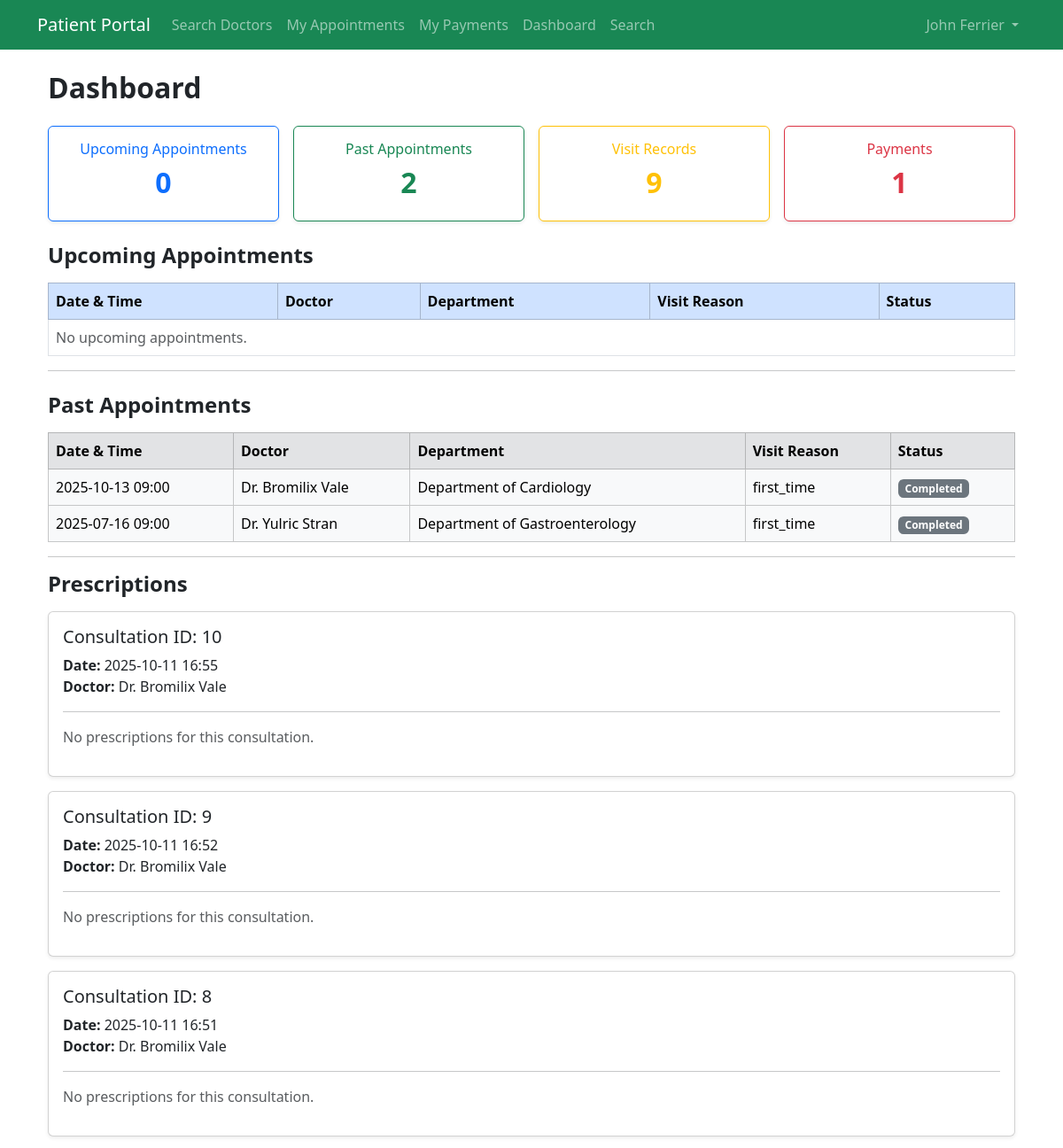
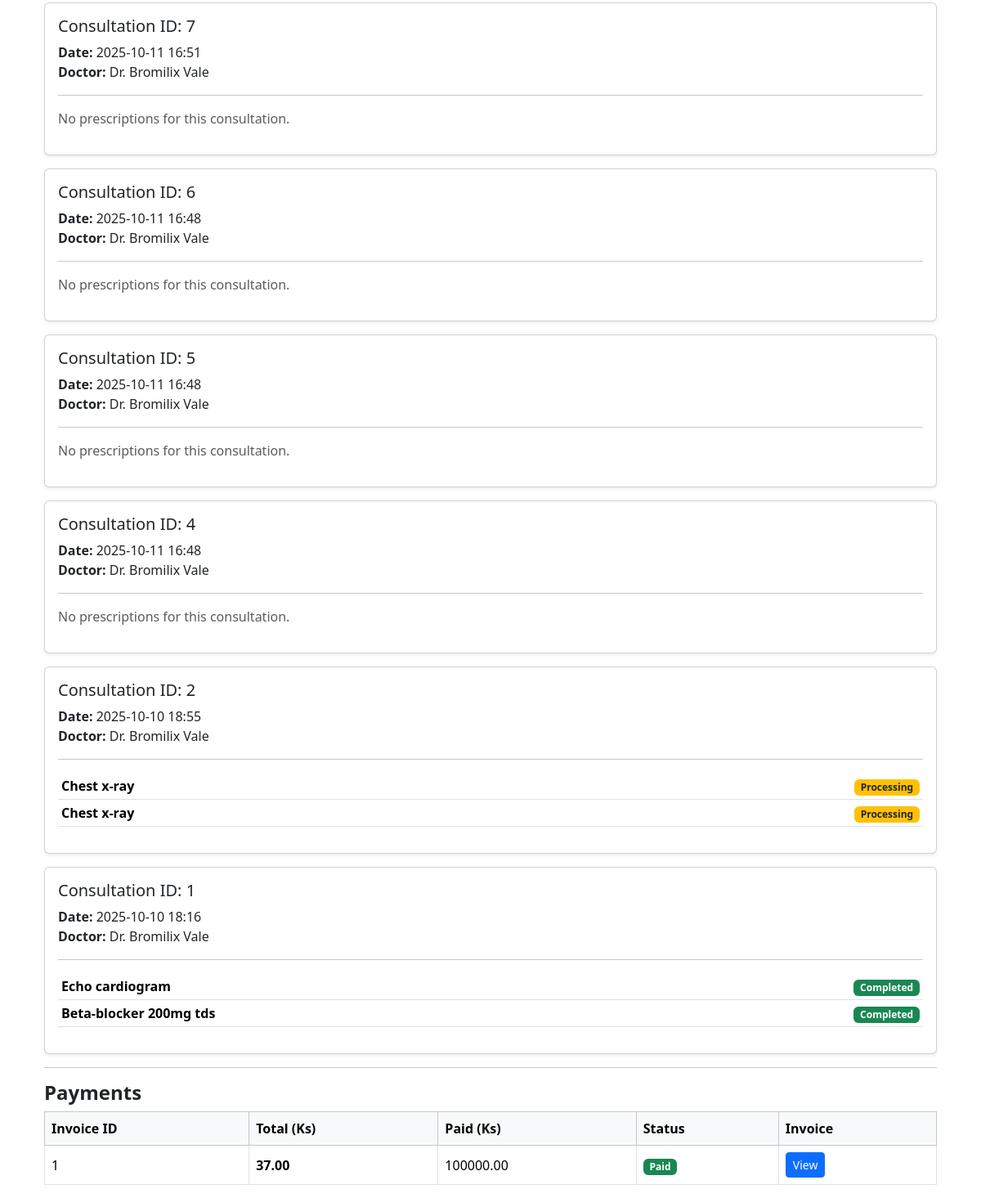
The app's page /patient/dashboard/ (signed in), older data (2 pictures, top to bottom).
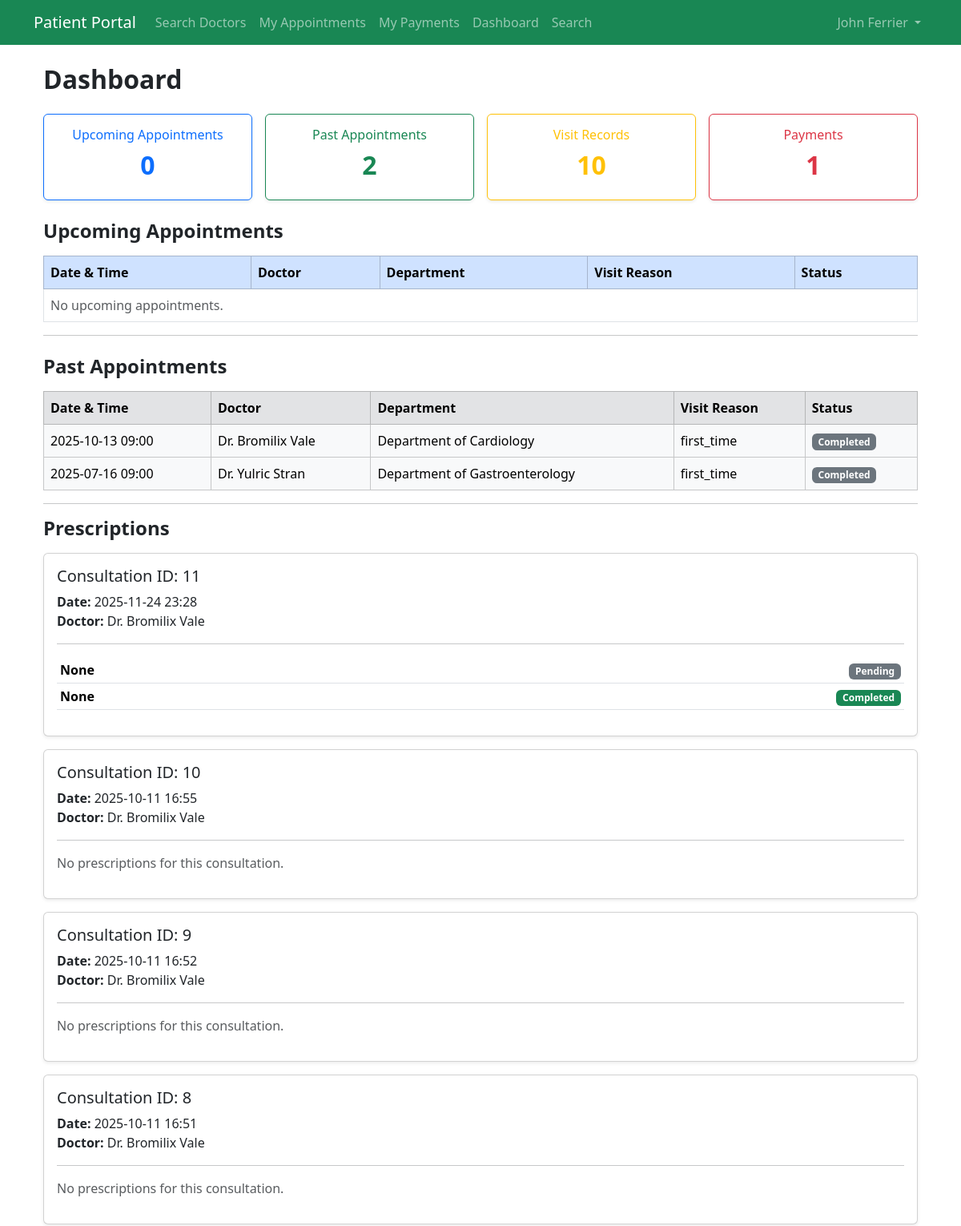
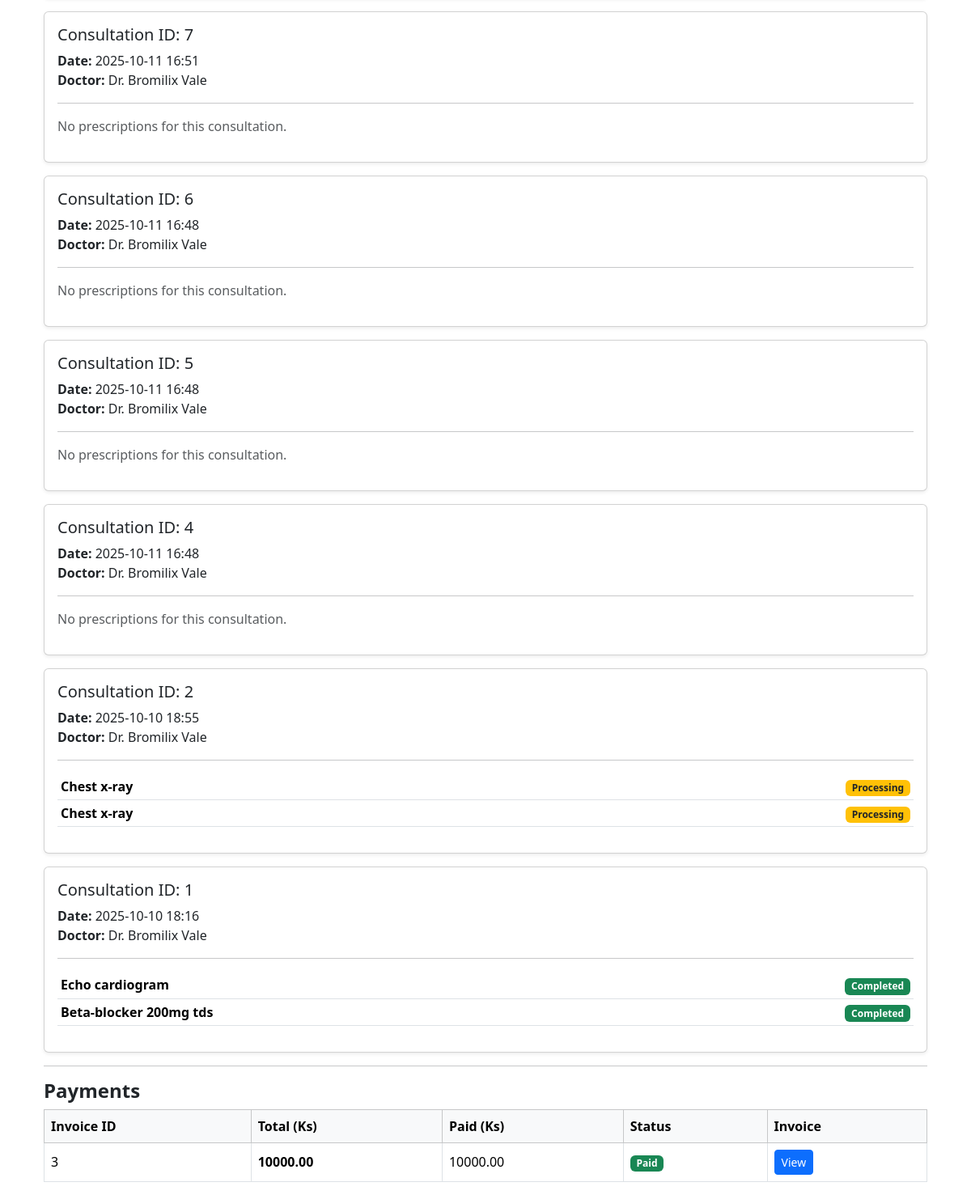
The same page, newer data (2 pictures, top to bottom).
### appointment/models.py (models this page shows, shortened)
class Appointment(models.Model):
    STATUS_CHOICES = [
        ('pending', 'Pending'),
        ('confirmed', 'Confirmed'),
        ('cancelled', 'Cancelled'),
        ('completed', 'Completed'),
        ('due', 'Due'),
    ]
    REASON_CHOICES = [
        ('first_time', 'First-time Visit'),
        ('follow_up', 'Follow-up'),
        ('referral', 'Referral')
    ]
    patient = models.ForeignKey(Patient, on_delete=models.CASCADE)
    doctor = models.ForeignKey(Doctor, on_delete=models.CASCADE)
    appointed_datetime = models.DateTimeField()
    status = models.CharField(max_length=10, choices=STATUS_CHOICES, default='pending')
    visit_reason = models.CharField(max_length=20, choices=REASON_CHOICES)
    cancellation_reason = models.TextField(blank=True, null=True)
    cancelled_by = models.CharField(max_length=10, blank=True, null=True)  # 'doctor' or 'patient'
    notes = models.TextField(blank=True, null=True)
    created_at = models.DateTimeField(auto_now_add=True)
    deleted_at = models.DateTimeField(blank=True, null=True)

### doctor/models.py (models this page shows, shortened)
class Doctor(models.Model):
    STATUS_CHOICES = [
        ('active', 'Active'),
        ('inactive', 'Inactive')
    ]
    user = models.OneToOneField(User, on_delete=models.CASCADE, null=True, blank=True)
    department = models.ForeignKey(Department, on_delete=models.CASCADE, related_name="doctors")
    fname = models.CharField(max_length=64)
    lname = models.CharField(max_length=64)
    license = models.CharField(max_length=20, unique=True)
    specialisation = models.CharField(max_length=64)
    email = models.EmailField(max_length=64, unique=True)
    phone = models.CharField(max_length=20)
    address = models.TextField(max_length=500)
    password = models.CharField(max_length=128, default='@User123')
    status = models.CharField(max_length=10, choices=STATUS_CHOICES, default="active")
    created_at = models.DateTimeField(auto_now_add=True)
    updated_at = models.DateTimeField(auto_now=True)
    class Meta:
        verbose_name = 'Doctor'
        verbose_name_plural = 'Doctors'

class Department(models.Model):
    STATUS_CHOICE = [
        ('active', 'Active'),
        ('inactive', 'Inactive')
    ]
    dep_name = models.CharField(max_length=100, unique=True)
    dep_email = models.EmailField(max_length=100)
    dep_phone = models.CharField(max_length=20)
    dep_location = models.TextField(max_length=500)
    description = models.TextField(max_length=500, blank=True)
    status = models.CharField(max_length=10, choices=STATUS_CHOICE, default='active')
    created_at = models.DateTimeField(auto_now_add=True)
    updated_at = models.DateTimeField(auto_now=True)
    class Meta:
        verbose_name = 'Department'
        verbose_name_plural = 'Departments'
    def __str__(self):
        return f"Department of {self.dep_name}"

### consultation/models.py (models this page shows, shortened)
class Consultation(models.Model):
    STATUS_CHOICE = [
        ('active','Active'),
        ('inactive', 'Inactive'),
    ]
    appointment = models.ForeignKey(Appointment, on_delete=models.CASCADE)
    doctor = models.ForeignKey(Doctor, on_delete=models.CASCADE)
    chief_comp = models.CharField()
    present_ill = models.TextField(blank=True, null=True)
    past_med = models.TextField(blank=True, null=True)
    past_sur = models.TextField(blank=True, null=True)
    medica_his = models.TextField(blank=True, null=True)
    og_his = models.TextField(blank=True, null=True)
    fam_his = models.TextField(blank=True, null=True)
    soc_his = models.TextField(blank=True, null=True)
    phy_exam = models.TextField(blank=True, null=True)
    diag = models.TextField(blank=True, null=True)
    notes = models.TextField(blank=True, null=True)
    status = models.CharField(max_length=15, choices=STATUS_CHOICE, default='active')
    created_at = models.DateTimeField(auto_now_add=True)
    updated_at = models.DateTimeField(default=timezone.now)
    is_locked = models.BooleanField(default=False)      # Locked after prescription
    is_edited = models.BooleanField(default=False)      # Has been modified before
    last_edited_at = models.DateTimeField(null=True, blank=True)  # Timestamp

class Prescription(models.Model):
    STATUS_CHOICES = [
        ('pending', 'Pending'),
        ('processing', 'Processing'),
        ('completed', 'Completed'),
    ]
    prescription_type = models.ForeignKey(PrescriptionType, on_delete=models.CASCADE)
    consultation = models.ForeignKey(Consultation, on_delete=models.CASCADE)
    prescription = models.TextField()
    status = models.CharField(max_length=20, choices=STATUS_CHOICES, default='pending')
    created_at = models.DateTimeField(auto_now_add=True)
    updated_at = models.DateTimeField(auto_now=True)

### payment/models.py (models this page shows, shortened)
class Payment(models.Model):
    PAYMENT_METHODS = [
        ('cash', 'Cash'),
        ('card', 'Debit/Credit Card'),
        ('mobile_banking', 'Mobile Banking (KBZPay, WavePay)'),
        ('wallet', 'E-Wallet'),
        ('bank_transfer', 'Bank Transfer'),
        ('insurance', 'Insurance'),
    ]
    PAYMENT_STATUS = [
        ('unpaid', 'Unpaid'),
        ('partial', 'Partially Paid'),
        ('paid', 'Paid'),
        ('refunded', 'Refunded'),
    ]
    patient = models.ForeignKey(Patient, on_delete=models.CASCADE)
    appointment = models.OneToOneField(Appointment, on_delete=models.CASCADE)
    consultation = models.OneToOneField(Consultation, on_delete=models.CASCADE)
    consultation_fee = models.DecimalField(max_digits=10, decimal_places=2, default=0)
    medication_fee = models.DecimalField(max_digits=10, decimal_places=2, default=0)
    test_fee = models.DecimalField(max_digits=10, decimal_places=2, default=0)
    total_amount = models.DecimalField(max_digits=10, decimal_places=2, default=0)
    amount_paid = models.DecimalField(max_digits=10, decimal_places=2, default=0)
    payment_method = models.CharField(
        max_length=30, choices=PAYMENT_METHODS, blank=True, null=True
    )
    status = models.CharField(
        max_length=20, choices=PAYMENT_STATUS, default='unpaid'
    )
    created_at = models.DateTimeField(auto_now_add=True)
    updated_at = models.DateTimeField(auto_now=True)

### patient/views.py (the view)
# urls.py: path('dashboard/', views.patient_dashboard, name='patient_dashboard'),
@patient_login_required
def patient_dashboard(request):
    patient_id = request.session.get('patient_id')
    patient = get_object_or_404(Patient, id=patient_id)
    today = timezone.now().date()
    upcoming_appointments = Appointment.objects.filter(
        patient=patient,
        appointed_datetime__date__gte=today
    ).order_by('appointed_datetime')
    past_appointments = Appointment.objects.filter(
        patient=patient,
        appointed_datetime__date__lt=today
    ).order_by('-appointed_datetime')
    visit_records = Consultation.objects.filter(
        appointment__patient=patient
    ).order_by('-created_at')
    consultations = Consultation.objects.filter(
        appointment__patient=patient
    ).order_by('-created_at')
    prescriptions = Prescription.objects.filter(
        consultation__appointment__patient=patient
    ).order_by('-created_at')
    payments = Payment.objects.filter(
        patient=patient
    ).order_by('-created_at')
    return render(request, 'patient/patient_dashboard.html', {
        'patient': patient,
        'upcoming_appointments': upcoming_appointments,
        'past_appointments': past_appointments,
        'visit_records': visit_records,
        'prescriptions': prescriptions,
        'payments': payments,
        'consultations':consultations,
    })

### patient/templates/patient/patient_dashboard.html (shortened to what the changed rows need)
{% extends "appointment/base.html" %}
{% load static %}
{% block content %}
<div class="container mt-4">
    <h2 class="mb-4 fw-bold">Dashboard</h2>
    <div class="row g-3 mb-4">
        <div class="col-md-3">
            <div class="card border-primary shadow-sm p-3 text-center">
                <h2 class="fw-bold text-primary">{{ upcoming_appointments.count }}</h2>
            </div>
        </div>
        <div class="col-md-3">
            <div class="card border-success shadow-sm p-3 text-center">
                <h2 class="fw-bold text-success">{{ past_appointments.count }}</h2>
            </div>
        </div>
        <div class="col-md-3">
            <div class="card border-warning shadow-sm p-3 text-center">
                <h6 class="text-warning">Visit Records</h6>
                <h2 class="fw-bold text-warning">{{ visit_records.count }}</h2>
            </div>
        </div>
        <div class="col-md-3">
            <div class="card border-danger shadow-sm p-3 text-center">
                <h2 class="fw-bold text-danger">{{ payments.count }}</h2>
            </div>
        </div>
    </div>
    <table class="table table-bordered align-middle">
        <thead class="table-primary">
            <tr>
                <th>Date & Time</th>
                <th>Doctor</th>
                <th>Department</th>
                <th>Visit Reason</th>
                <th>Status</th>
            </tr>
        </thead>
    </table>
    <table class="table table-bordered align-middle">
        <thead class="table-secondary">
            <tr>
                <th>Date & Time</th>
                <th>Doctor</th>
                <th>Department</th>
                <th>Visit Reason</th>
                <th>Status</th>
            </tr>
        </thead>
        <tbody>
            {% for app in past_appointments %}
            <tr class="table-light">
                <td>{{ app.appointed_datetime|date:"Y-m-d H:i" }}</td>
                <td>Dr. {{ app.doctor.fname }} {{ app.doctor.lname }}</td>
                <td>{{ app.doctor.department }}</td>
                <td>{{ app.visit_reason }}</td>
                <td><span class="badge bg-secondary">Completed</span></td>
            </tr>
            {% empty %}
            <tr>
                <td colspan="6" class="text-muted text-center">No past appointments</td>
            </tr>
            {% endfor %}
        </tbody>
    </table>
    {% for cons in consultations %}
    <div class="card mb-3 shadow-sm">
        <div class="card-body">
            <h5>
                Consultation ID: {{ cons.id }}
            </h5>
            <p class="mb-1">
                <strong>Date:</strong> {{ cons.created_at|date:"Y-m-d H:i" }}<br>
                <strong>Doctor:</strong> Dr. {{ cons.doctor.fname }} {{ cons.doctor.lname }}
            </p>
            <hr>
            {% if cons.prescription_set.all %}
                <table class="table table-sm">
                    <tbody>
                    {% for pres in cons.prescription_set.all %}
                        <tr>
                            <td><strong>{{ pres.prescription }}</strong></td>
                            <td class="text-end">
                                {% if pres.status == "completed" %}
                                    <span class="badge bg-success">Completed</span>
                                {% elif pres.status == "processing" %}
                                    <span class="badge bg-warning text-dark">Processing</span>
                                {% else %}
                                    <span class="badge bg-secondary">Pending</span>
                                {% endif %}
                            </td>
                        </tr>
                    {% endfor %}
                    </tbody>
                </table>
            {% else %}
                <p class="text-muted">No prescriptions for this consultation.</p>
            {% endif %}
        </div>
    </div>
    {% empty %}
    <p class="text-muted">No consultations found.</p>
    {% endfor %}
    <table class="table table-bordered align-middle">
        <thead class="table-light">
            <tr>
                <th>Invoice ID</th>
                <th>Total (Ks)</th>
                <th>Paid (Ks)</th>
                <th>Status</th>
                <th>Invoice</th>
            </tr>
        </thead>
        <tbody>
            {% for pay in payments %}
            <tr>
                <td>{{ pay.id }}</td>
                <td class="fw-semibold">{{ pay.total_amount }}</td>
                <td>{{ pay.amount_paid }}</td>
                <td>
                    {% if pay.status == "paid" %}
                        <span class="badge bg-success">Paid</span>
                    {% elif pay.status == "partial" %}
                        <span class="badge bg-warning text-dark">Partial</span>
                    {% else %}
                        <span class="badge bg-danger">Unpaid</span>
                    {% endif %}
                </td>
                <td>
                    <a href="{% url 'payment:payment_invoice' pay.id %}" class="btn btn-sm btn-primary">
                        View
                    </a>
                </td>
            </tr>
            {% empty %}
            <tr><td colspan="5" class="text-muted">No payment records.</td></tr>
            {% endfor %}
        </tbody>
    </table>
</div>
{% endblock %}

Row changes from the older to the newer data that the page shows:
removed Payment: id "1", total_amount "37.00", amount_paid "100000.00", status "Paid"
added Consultation: id "11", created_at "2025-11-24 23:28", doctor.fname "Bromilix", doctor.lname "Vale"
added Prescription: prescription "None", status "Pending", shown under "11"
added Prescription: prescription "None", status "Completed", shown under "11"
added Payment: id "3", total_amount "10000.00", amount_paid "10000.00", status "Paid"
Text that changed along with them:
{{ visit_records.count }}: "9" → "10"
